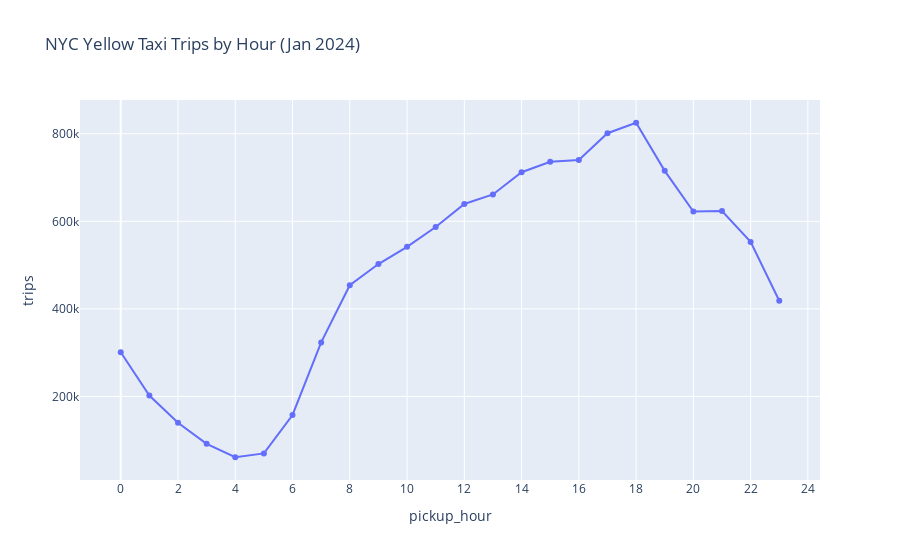

The cell this chart's notebook holds for it:
### Code cell
fig = px.line(
    agg_hour,
    x="pickup_hour",
    y="trips",
    title="NYC Yellow Taxi Trips by Hour (Jan 2024)",
    markers=True
)
fig.update_xaxes(dtick=2)
fig.update_yaxes(dtick=200000)
fig.show()
out = ROOT / "dashboards"
out.mkdir(exist_ok=True)

fig.write_image(out / "trips_by_hour.png", scale=2)

### Figure 1 — Plotly figure (JSON) as saved in the notebook; plotly's stock layout.template omitted (floating-point values rounded to 4 significant figures)
{"data": [{"hovertemplate": "pickup_hour=%{x}<br>trips=%{y}<extra></extra>", "legendgroup": "", "line": {"color": "#636efa", "dash": "solid"}, "marker": {"symbol": "circle"}, "mode": "lines+markers", "name": "", "orientation": "v", "showlegend": false, "type": "scatter", "x": [0, 1, 2, 3, 4, 5, 6, 7, 8, 9, 10, 11, 12, 13, 14, 15, 16, 17, 18, 19, 20, 21, 22, 23], "xaxis": "x", "y": [300979, 201948, 139892, 91788, 61136, 69976, 157660, 323476, 454012, 502472, 541704, 586988, 639632, 661412, 712096, 736000, 739864, 801220, 825116, 715228, 622220, 623644, 552967, 418550], "yaxis": "y"}], "layout": {"legend": {"tracegroupgap": 0}, "title": {"text": "NYC Yellow Taxi Trips by Hour (Jan 2024)"}, "xaxis": {"anchor": "y", "domain": [0, 1], "dtick": 2, "title": {"text": "pickup_hour"}}, "yaxis": {"anchor": "x", "domain": [0, 1], "dtick": 200000, "title": {"text": "trips"}}}}
